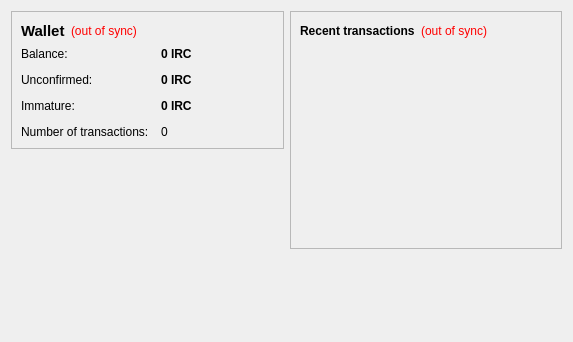
<?xml version="1.0" encoding="UTF-8"?>
<ui version="4.0">
 <class>OverviewPage</class>
 <widget class="QWidget" name="OverviewPage">
  <property name="geometry">
   <rect>
    <x>0</x>
    <y>0</y>
    <width>573</width>
    <height>342</height>
   </rect>
  </property>
  <property name="windowTitle">
   <string>Form</string>
  </property>
  <layout class="QHBoxLayout" name="horizontalLayout" stretch="1,1">
   <item>
    <layout class="QVBoxLayout" name="verticalLayout_2">
     <item>
      <widget class="QFrame" name="frame">
       <property name="frameShape">
        <enum>QFrame::StyledPanel</enum>
       </property>
       <property name="frameShadow">
        <enum>QFrame::Raised</enum>
       </property>
       <layout class="QVBoxLayout" name="verticalLayout_4">
        <item>
         <layout class="QHBoxLayout" name="horizontalLayout_4">
          <item>
           <widget class="QLabel" name="label_5">
            <property name="font">
             <font>
              <pointsize>11</pointsize>
              <weight>75</weight>
              <bold>true</bold>
             </font>
            </property>
            <property name="text">
             <string>Wallet</string>
            </property>
           </widget>
          </item>
          <item>
           <widget class="QLabel" name="labelWalletStatus">
            <property name="toolTip">
             <string>The displayed information may be out of date. Your wallet automatically synchronizes with the RSCoin network after a connection is established, but this process has not completed yet.</string>
            </property>
            <property name="styleSheet">
             <string notr="true">QLabel { color: red; }</string>
            </property>
            <property name="text">
             <string notr="true">(out of sync)</string>
            </property>
            <property name="alignment">
             <set>Qt::AlignLeading|Qt::AlignLeft|Qt::AlignVCenter</set>
            </property>
           </widget>
          </item>
          <item>
           <spacer name="horizontalSpacer_2">
            <property name="orientation">
             <enum>Qt::Horizontal</enum>
            </property>
            <property name="sizeHint" stdset="0">
             <size>
              <width>40</width>
              <height>20</height>
             </size>
            </property>
           </spacer>
          </item>
         </layout>
        </item>
        <item>
         <layout class="QFormLayout" name="formLayout_2">
          <property name="fieldGrowthPolicy">
           <enum>QFormLayout::AllNonFixedFieldsGrow</enum>
          </property>
          <property name="horizontalSpacing">
           <number>12</number>
          </property>
          <property name="verticalSpacing">
           <number>12</number>
          </property>
          <item row="0" column="0">
           <widget class="QLabel" name="label">
            <property name="text">
             <string>Balance:</string>
            </property>
           </widget>
          </item>
          <item row="0" column="1">
           <widget class="QLabel" name="labelBalance">
            <property name="font">
             <font>
              <weight>75</weight>
              <bold>true</bold>
             </font>
            </property>
            <property name="cursor">
             <cursorShape>IBeamCursor</cursorShape>
            </property>
            <property name="toolTip">
             <string>Your current balance</string>
            </property>
            <property name="text">
             <string notr="true">0 IRC</string>
            </property>
            <property name="textInteractionFlags">
             <set>Qt::LinksAccessibleByMouse|Qt::TextSelectableByKeyboard|Qt::TextSelectableByMouse</set>
            </property>
           </widget>
          </item>
          <item row="1" column="0">
           <widget class="QLabel" name="label_3">
            <property name="text">
             <string>Unconfirmed:</string>
            </property>
           </widget>
          </item>
          <item row="1" column="1">
           <widget class="QLabel" name="labelUnconfirmed">
            <property name="font">
             <font>
              <weight>75</weight>
              <bold>true</bold>
             </font>
            </property>
            <property name="cursor">
             <cursorShape>IBeamCursor</cursorShape>
            </property>
            <property name="toolTip">
             <string>Total of transactions that have yet to be confirmed, and do not yet count toward the current balance</string>
            </property>
            <property name="text">
             <string notr="true">0 IRC</string>
            </property>
            <property name="textInteractionFlags">
             <set>Qt::LinksAccessibleByMouse|Qt::TextSelectableByKeyboard|Qt::TextSelectableByMouse</set>
            </property>
           </widget>
          </item>
          <item row="3" column="0">
           <widget class="QLabel" name="label_2">
            <property name="text">
             <string>Number of transactions:</string>
            </property>
           </widget>
          </item>
          <item row="3" column="1">
           <widget class="QLabel" name="labelNumTransactions">
            <property name="toolTip">
             <string>Total number of transactions in wallet</string>
            </property>
            <property name="text">
             <string notr="true">0</string>
            </property>
           </widget>
          </item>
          <item row="2" column="0">
           <widget class="QLabel" name="labelImmatureText">
            <property name="text">
             <string>Immature:</string>
            </property>
           </widget>
          </item>
          <item row="2" column="1">
           <widget class="QLabel" name="labelImmature">
            <property name="font">
             <font>
              <weight>75</weight>
              <bold>true</bold>
             </font>
            </property>
            <property name="toolTip">
             <string>Mined balance that has not yet matured</string>
            </property>
            <property name="text">
             <string notr="true">0 IRC</string>
            </property>
            <property name="textInteractionFlags">
             <set>Qt::LinksAccessibleByMouse|Qt::TextSelectableByKeyboard|Qt::TextSelectableByMouse</set>
            </property>
           </widget>
          </item>
         </layout>
        </item>
       </layout>
      </widget>
     </item>
     <item>
      <spacer name="verticalSpacer">
       <property name="orientation">
        <enum>Qt::Vertical</enum>
       </property>
       <property name="sizeHint" stdset="0">
        <size>
         <width>20</width>
         <height>40</height>
        </size>
       </property>
      </spacer>
     </item>
    </layout>
   </item>
   <item>
    <layout class="QVBoxLayout" name="verticalLayout_3">
     <item>
      <widget class="QFrame" name="frame_2">
       <property name="frameShape">
        <enum>QFrame::StyledPanel</enum>
       </property>
       <property name="frameShadow">
        <enum>QFrame::Raised</enum>
       </property>
       <layout class="QVBoxLayout" name="verticalLayout">
        <item>
         <layout class="QHBoxLayout" name="horizontalLayout_2">
          <item>
           <widget class="QLabel" name="label_4">
            <property name="text">
             <string>&lt;b&gt;Recent transactions&lt;/b&gt;</string>
            </property>
           </widget>
          </item>
          <item>
           <widget class="QLabel" name="labelTransactionsStatus">
            <property name="toolTip">
             <string>The displayed information may be out of date. Your wallet automatically synchronizes with the RSCoin network after a connection is established, but this process has not completed yet.</string>
            </property>
            <property name="styleSheet">
             <string notr="true">QLabel { color: red; }</string>
            </property>
            <property name="text">
             <string notr="true">(out of sync)</string>
            </property>
            <property name="alignment">
             <set>Qt::AlignRight|Qt::AlignTrailing|Qt::AlignVCenter</set>
            </property>
           </widget>
          </item>
          <item>
           <spacer name="horizontalSpacer">
            <property name="orientation">
             <enum>Qt::Horizontal</enum>
            </property>
            <property name="sizeHint" stdset="0">
             <size>
              <width>40</width>
              <height>20</height>
             </size>
            </property>
           </spacer>
          </item>
         </layout>
        </item>
        <item>
         <widget class="QListView" name="listTransactions">
          <property name="styleSheet">
           <string notr="true">QListView { background: transparent; }</string>
          </property>
          <property name="frameShape">
           <enum>QFrame::NoFrame</enum>
          </property>
          <property name="verticalScrollBarPolicy">
           <enum>Qt::ScrollBarAlwaysOff</enum>
          </property>
          <property name="horizontalScrollBarPolicy">
           <enum>Qt::ScrollBarAlwaysOff</enum>
          </property>
          <property name="selectionMode">
           <enum>QAbstractItemView::NoSelection</enum>
          </property>
         </widget>
        </item>
       </layout>
      </widget>
     </item>
     <item>
      <spacer name="verticalSpacer_2">
       <property name="orientation">
        <enum>Qt::Vertical</enum>
       </property>
       <property name="sizeHint" stdset="0">
        <size>
         <width>20</width>
         <height>40</height>
        </size>
       </property>
      </spacer>
     </item>
    </layout>
   </item>
  </layout>
 </widget>
 <resources/>
 <connections/>
</ui>
